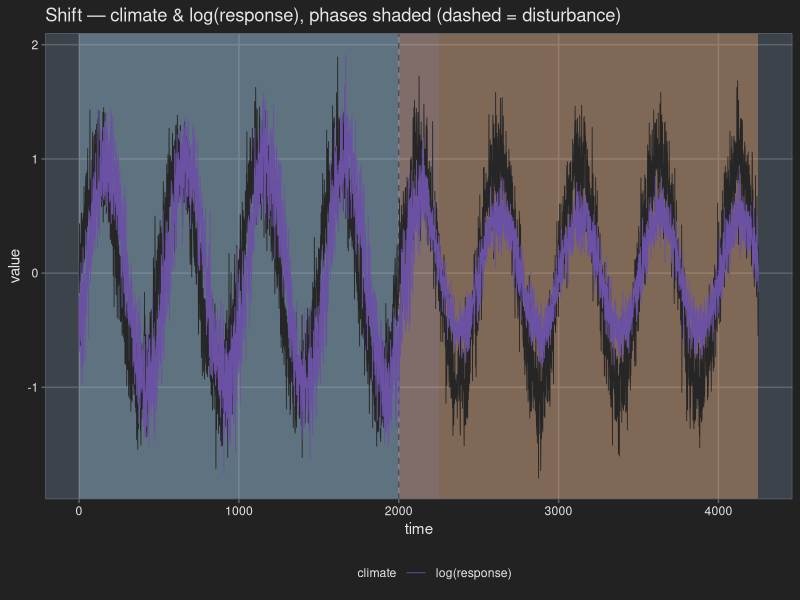
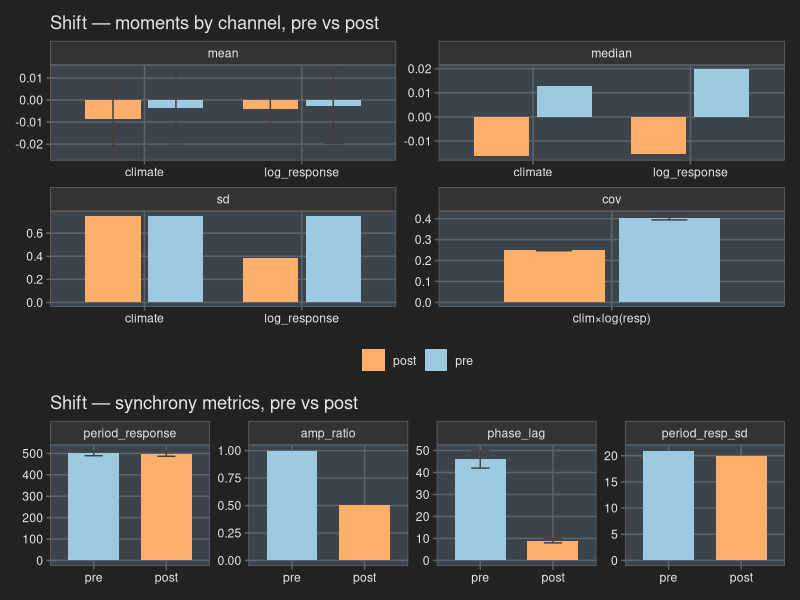
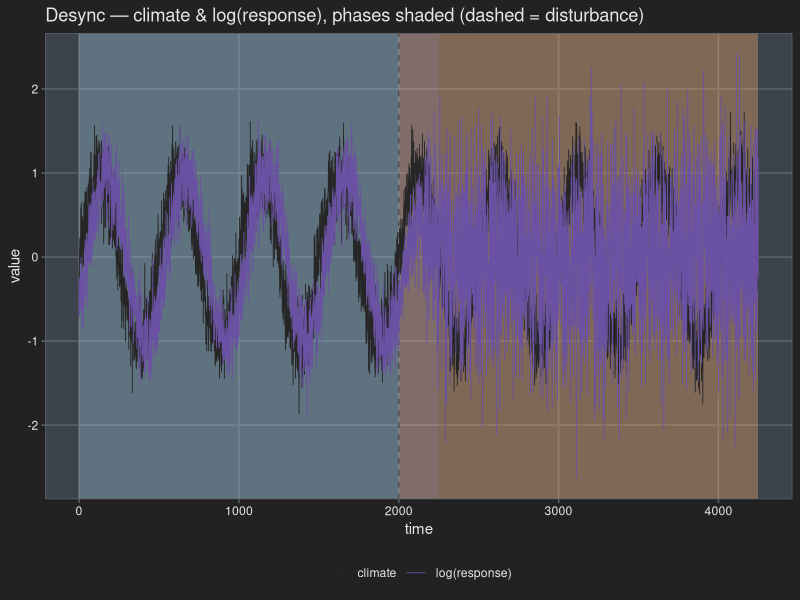
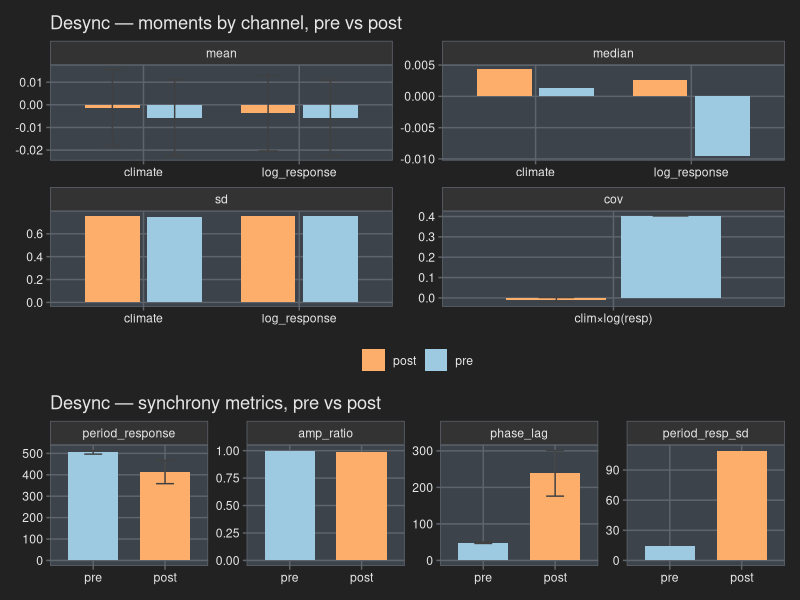
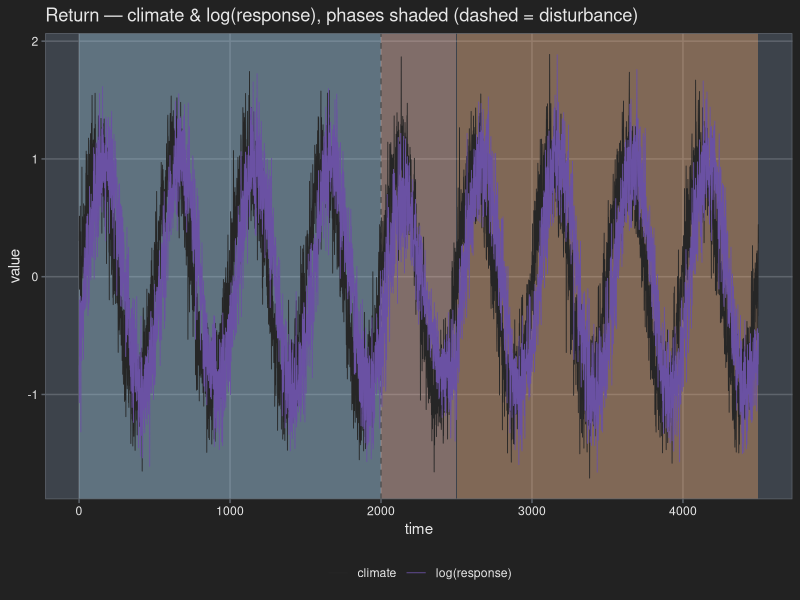
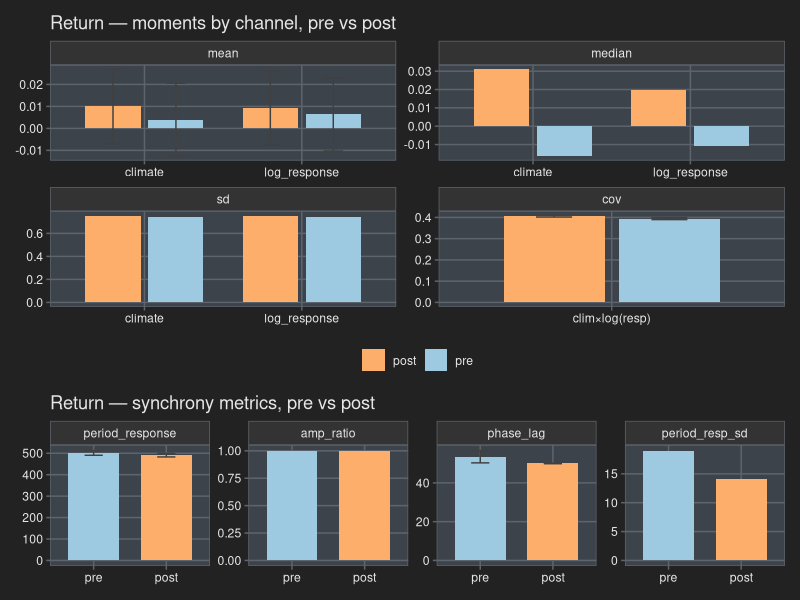
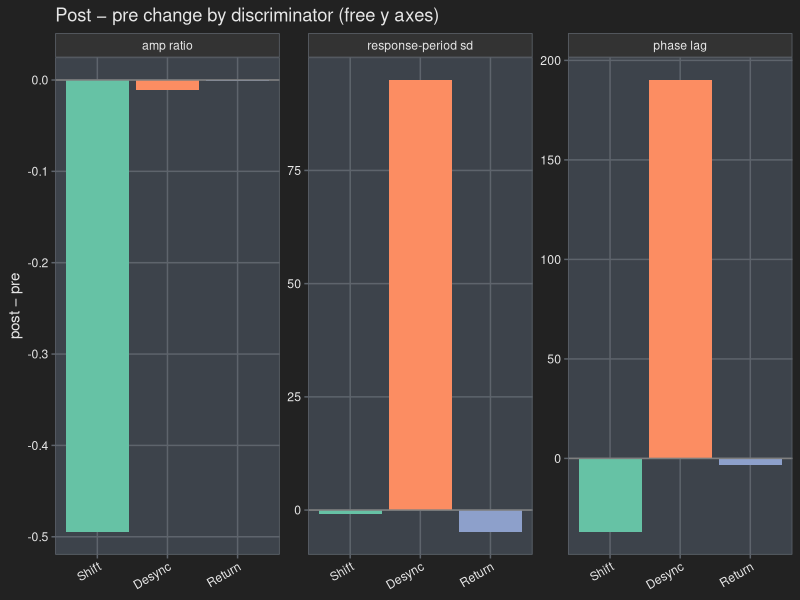

Here is the R script that generated these plots, in order:
## ---- chunk 1
knitr::opts_chunk$set(echo = TRUE, message = FALSE, warning = FALSE,
                      dev.args = list(bg = "#222222"))   # dark PNG canvas → matches darkly page
suppressMessages({ library(dplyr); library(tidyr); library(readr); library(ggplot2)
                   library(knitr); library(patchwork) })
.pg <- "#222222"; .pn <- "#3d434b"; .fg <- "#e6e6e6"; .gr <- "#5e646c"   # dark plot palette
theme_set(theme_bw(base_size = 11) + theme(
  plot.background  = element_rect(fill = .pg, colour = NA),
  panel.background = element_rect(fill = .pn, colour = NA),
  panel.border     = element_rect(colour = .gr, fill = NA),
  panel.grid.major = element_line(colour = .gr),
  panel.grid.minor = element_blank(),
  text = element_text(colour = .fg), axis.text = element_text(colour = .fg),
  axis.ticks = element_line(colour = .gr),
  legend.background = element_rect(fill = .pg, colour = NA),
  legend.key = element_rect(fill = .pg, colour = NA),
  strip.background = element_rect(fill = "#333333", colour = .gr),
  strip.text = element_text(colour = .fg), legend.position = "bottom"))
P <- 500   # generator period (steps); see CLAUDE.md. Only used to wrap phase lag into [0,P).
# auto-incrementing figure counter (document order) — used in each chunk's fig.cap.
fig_n <- local({ i <- 0L; function(x) { i <<- i + 1L; paste0("Figure ", i, ". ", x) } })
## ---- chunk 2
# centered moving average (window w); NA at the ±(w-1)/2 ends — used for peak-finding only.
smooth_ma <- function(x, w = 51) as.numeric(stats::filter(x, rep(1 / w, w)))

# local maxima of a smoothed copy, thinned greedily by height to a minimum separation `gap`.
# Two noise defences: keep only candidates above the window mean (an oscillation peak sits above
# its central tendency ⇒ drops trough-region ripples), then greedy gap≈0.6P ⇒ ≤1 peak/period.
find_peaks <- function(x, w = 51, gap = 300) {
  s <- smooth_ma(x, w); n <- length(s)
  interior <- s[2:(n - 1)] > s[1:(n - 2)] & s[2:(n - 1)] >= s[3:n]
  cand <- which(c(FALSE, interior, FALSE))            # NA comparisons drop out of which()
  cand <- cand[s[cand] > mean(s, na.rm = TRUE)]       # peaks lie above central tendency
  cand <- cand[order(s[cand], decreasing = TRUE)]     # tallest first
  keep <- integer(0)
  for (i in cand) if (all(abs(i - keep) >= gap)) keep <- c(keep, i)
  sort(keep)
}

# per-channel moments: central tendency (mean, median) + spread (sd, var, IQR, range).
series_stats <- function(x)
  tibble(mean = mean(x), median = median(x), sd = sd(x),
         var = var(x), IQR = IQR(x), range = diff(range(x)))

# per-response-peak offset behind the preceding climate peak, wrapped into [0,P). Empty if either
# channel has no peak. phase_lag = its mean; the vector also feeds the metric's standard error.
peak_offsets <- function(pc, pr) {
  if (!length(pc) || !length(pr)) return(numeric(0))
  vapply(pr, function(tr) {
    prior <- pc[pc <= tr]
    d <- if (length(prior)) tr - max(prior) else tr - min(pc)
    ((d %% P) + P) %% P
  }, numeric(1))
}
se_mean  <- function(x) if (length(x) > 1) sd(x) / sqrt(length(x)) else NA_real_  # SE of a sample mean

# covariance SE from per-cycle estimates: cut the window into P-long blocks, cov within each,
# SE = sd(block covs)/√n_blocks. Valid under autocorrelation — an iid cov SE would be far too
# narrow (effective n is the ~4 cycles, not the ~2000 points). Mirrors the peak-metric SEs.
cov_se <- function(x, y) {
  blk <- (seq_along(x) - 1) %/% P
  cv  <- tapply(seq_along(x), blk, function(i) if (length(i) > 2) cov(x[i], y[i]) else NA_real_)
  se_mean(cv[is.finite(cv)])
}

# synchrony summary for one settled window (climate/response columns). Peaks are found ONCE here
# and every derived quantity — including the mean-type standard errors (period_response_se,
# phase_lag_se) — reuses them, so callers never re-run find_peaks.
# period_resp_sd = spacing irregularity: small ⇒ clean oscillation, large ⇒ decoupled/noise.
sync_one <- function(sub) {
  pc <- find_peaks(sub$climate); pr <- find_peaks(sub$log_response)   # response peaks in log space
  dpr <- diff(pr); off <- peak_offsets(pc, pr)      # spacings / offsets feed both value and SE
  ac <- sd(sub$climate); ar <- sd(sub$log_response) # amp_response = sd(log R) ≈ β; sd computed once
  tibble(n = nrow(sub),
         period_climate     = mean(diff(pc)),
         period_response    = mean(dpr),
         period_response_se = se_mean(dpr),          # SE of the mean inter-peak interval
         period_resp_sd     = sd(dpr),
         amp_climate        = ac,
         amp_response       = ar,
         amp_ratio          = ar / ac,
         phase_lag          = if (length(off)) mean(off) else NA_real_,
         phase_lag_se       = se_mean(off))          # SE of the mean per-peak offset
}

# tables + figure for one dataset, over the settled pre/post regimes (transition excluded).
stats_by_period <- function(df)
  df %>% filter(phase %in% c("pre", "post")) %>%
    pivot_longer(c(climate, log_response), names_to = "series") %>%
    group_by(phase, series) %>% group_modify(~ series_stats(.x$value)) %>% ungroup() %>%
    mutate(phase = factor(phase, c("pre", "post"))) %>% arrange(phase, series)

sync_by_period <- function(df)
  bind_rows(pre  = sync_one(filter(df, phase == "pre")),
            post = sync_one(filter(df, phase == "post")), .id = "phase") %>%
    mutate(phase = factor(phase, c("pre", "post")))

# contiguous phase spans → shaded background bands (disturbance is a single step, drawn as a line).
phase_fill <- c(pre = "#9ecae1", disturbance = "grey45", transition = "#fcbba1", post = "#fdae6b")
plot_series <- function(df, title) {
  bands <- df %>% filter(phase != "disturbance") %>% group_by(phase) %>%
    summarise(xmin = min(time), xmax = max(time), .groups = "drop")
  td <- df$time[df$phase == "disturbance"]
  ggplot() +
    geom_rect(data = bands, aes(xmin = xmin, xmax = xmax, ymin = -Inf, ymax = Inf, fill = phase),
              alpha = 0.35, inherit.aes = FALSE) +
    geom_vline(xintercept = td, linetype = 2, colour = "grey30") +
    geom_line(data = pivot_longer(df, c(climate, log_response), names_to = "var") %>%
                mutate(var = recode(var, log_response = "log(response)")),
              aes(time, value, colour = var), linewidth = 0.3) +
    scale_fill_manual(values = phase_fill, guide = "none") +
    scale_colour_manual(values = c(climate = "grey15", `log(response)` = "#6a51a3")) +
    labs(title = title, x = "time", y = "value", colour = NULL)
}

# bar companions to the two tables; pre/post reuse the phase-band fills. free_y scales
# because metrics live on different units (amp ~1, period ~500, lag ~10s).
bar_fill <- c(pre = "#9ecae1", post = "#fdae6b")
# errbar=TRUE overlays ±1 SE (sd/√n) on the mean facet only. NB with autocorrelated series
# the iid SE is optimistic (too narrow); here it still dwarfs the ~0 means → not distinguishable.
# takes the precomputed stats tibble (stats_by_period) so the moments grid isn't recomputed;
# cov/n are still derived from df (not duplicated elsewhere).
plot_moments <- function(stats_x, df, title, errbar = FALSE) {   # central tendency + spread, per channel
  st <- stats_x %>% select(phase, series, mean, median, sd)
  nn <- df %>% filter(phase %in% c("pre", "post")) %>% count(phase, name = "n")   # rows per window
  # se lives on the wide table (sd/√n), tagged onto the mean rows after the pivot — no self-join.
  long <- st %>% left_join(nn, by = "phase") %>%
    mutate(se_mean = sd / sqrt(n)) %>%
    pivot_longer(c(mean, median, sd), names_to = "measure") %>%
    mutate(se = ifelse(measure == "mean", se_mean, NA_real_)) %>%
    select(phase, series, measure, value, se)
  # joint moment: one cov(climate, log_response) per regime → own facet (single x category).
  # per-cycle SE (see cov_se) — block SE, matching the other metrics.
  cov <- df %>% filter(phase %in% c("pre", "post")) %>% group_by(phase) %>%
    summarise(value = cov(climate, log_response), se = cov_se(climate, log_response), .groups = "drop") %>%
    mutate(phase = factor(phase, c("pre", "post")), series = "clim×log(resp)", measure = "cov")
  long <- bind_rows(long, cov) %>%
    mutate(measure = factor(measure, c("mean", "median", "sd", "cov")))
  ggplot(long, aes(series, value, fill = phase)) +
    geom_col(position = position_dodge(0.8), width = 0.7) +
    { if (errbar) geom_errorbar(aes(ymin = value - se, ymax = value + se),
        position = position_dodge(0.8), width = 0.25, colour = "grey25", na.rm = TRUE) } +
    facet_wrap(~ measure, scales = "free") +   # free x too: cov facet has its own single category
    scale_fill_manual(values = bar_fill) +
    labs(title = title, x = NULL, y = NULL, fill = NULL)
}

# takes the precomputed sync tibble (sync_by_period), which already carries the mean-type SEs
# (period_response_se, phase_lag_se) — so peaks are never re-found for the error bars.
plot_sync <- function(sync_x, title) {                  # peak-derived synchrony discriminators
  se_long <- sync_x %>%                                 # SE only for the mean-type metrics
    transmute(phase, period_response = period_response_se, phase_lag = phase_lag_se) %>%
    pivot_longer(-phase, names_to = "metric", values_to = "se")
  dat <- sync_x %>% select(phase, period_response, amp_ratio, phase_lag, period_resp_sd) %>%
    pivot_longer(-phase, names_to = "metric") %>%
    left_join(se_long, by = c("phase", "metric")) %>%   # amp_ratio & period_resp_sd → NA (no SE)
    mutate(metric = factor(metric, c("period_response", "amp_ratio", "phase_lag", "period_resp_sd")))
  ggplot(dat, aes(phase, value, fill = phase)) +
    geom_col(width = 0.7) +
    geom_errorbar(aes(ymin = value - se, ymax = value + se), width = 0.25, colour = "grey25", na.rm = TRUE) +
    facet_wrap(~ metric, scales = "free_y", nrow = 1) +
    scale_fill_manual(values = bar_fill, guide = "none") +
    labs(title = title, x = NULL, y = NULL)
}
## ---- chunk 3
# response is analyzed in log space (log-linear generator) → add log_response once at load.
d_shift  <- read_csv("synthetic_shift.csv",  show_col_types = FALSE) %>% mutate(log_response = log(response))
d_desync <- read_csv("synthetic_desync.csv", show_col_types = FALSE) %>% mutate(log_response = log(response))
d_return <- read_csv("synthetic_return.csv", show_col_types = FALSE) %>% mutate(log_response = log(response))
## ---- chunk 4
# Each dataset's moment / synchrony summaries are computed ONCE here (find_peaks runs a single
# time per window) and reused by every table, figure, and the cross-dataset summary below.
stats_shift  <- stats_by_period(d_shift);  sync_shift  <- sync_by_period(d_shift)
stats_desync <- stats_by_period(d_desync); sync_desync <- sync_by_period(d_desync)
stats_return <- stats_by_period(d_return); sync_return <- sync_by_period(d_return)
## ---- chunk 5
plot_series(d_shift, "Shift — climate & log(response), phases shaded (dashed = disturbance)")
## ---- chunk 6
cat(kable(stats_shift, digits = 3,
          caption = "Shift — per-channel moments, settled regimes"), sep = "\n")
cat("\n\n")
cat(kable(sync_shift %>% select(-ends_with("_se")), digits = 2,   # SEs shown as error bars, not in table
          caption = "Shift — peak-derived synchrony, pre vs post"), sep = "\n")
## ---- chunk 7
(plot_moments(stats_shift, d_shift, "Shift — moments by channel, pre vs post", errbar = TRUE) /
 plot_sync(sync_shift, "Shift — synchrony metrics, pre vs post")) +
  plot_layout(heights = c(2, 1))   # 2×2 moments gets twice the height of the 1-row sync strip
## ---- chunk 8
plot_series(d_desync, "Desync — climate & log(response), phases shaded (dashed = disturbance)")
## ---- chunk 9
cat(kable(stats_desync, digits = 3,
          caption = "Desync — per-channel moments, settled regimes"), sep = "\n")
cat("\n\n")
cat(kable(sync_desync %>% select(-ends_with("_se")), digits = 2,
          caption = "Desync — peak-derived synchrony, pre vs post"), sep = "\n")
## ---- chunk 10
(plot_moments(stats_desync, d_desync, "Desync — moments by channel, pre vs post", errbar = TRUE) /
 plot_sync(sync_desync, "Desync — synchrony metrics, pre vs post")) +
  plot_layout(heights = c(2, 1))
## ---- chunk 11
plot_series(d_return, "Return — climate & log(response), phases shaded (dashed = disturbance)")
## ---- chunk 12
cat(kable(stats_return, digits = 3,
          caption = "Return — per-channel moments, settled regimes"), sep = "\n")
cat("\n\n")
cat(kable(sync_return %>% select(-ends_with("_se")), digits = 2,
          caption = "Return — peak-derived synchrony, pre vs post"), sep = "\n")
## ---- chunk 13
(plot_moments(stats_return, d_return, "Return — moments by channel, pre vs post", errbar = TRUE) /
 plot_sync(sync_return, "Return — synchrony metrics, pre vs post")) +
  plot_layout(heights = c(2, 1))
## ---- chunk 14
sync_all <- bind_rows(Shift = sync_shift, Desync = sync_desync,   # reuse the summaries from `derive`
                      Return = sync_return, .id = "dataset")

# pre→post deltas of the discriminating metrics
delta <- sync_all %>%
  select(dataset, phase, amp_ratio, phase_lag, period_resp_sd) %>%
  pivot_longer(c(amp_ratio, phase_lag, period_resp_sd), names_to = "metric") %>%
  pivot_wider(names_from = phase, values_from = value) %>%
  mutate(delta = post - pre,
         dataset = factor(dataset, c("Shift", "Desync", "Return")))
## ---- chunk 15
cat(kable(delta %>% select(dataset, metric, pre, post, delta), digits = 2,
          caption = "pre → post change in synchrony discriminators, all datasets"), sep = "\n")
## ---- chunk 16
ggplot(delta, aes(dataset, delta, fill = dataset)) +
  geom_col() +
  geom_hline(yintercept = 0, colour = "grey50") +
  facet_wrap(~ metric, scales = "free_y",       # free_y: these discriminators live on different scales
             labeller = as_labeller(c(amp_ratio = "amp ratio", phase_lag = "phase lag",
                                      period_resp_sd = "response-period sd"))) +
  scale_fill_brewer(palette = "Set2", guide = "none") +
  labs(title = "Post − pre change by discriminator (free y axes)", x = NULL, y = "post − pre") +
  theme(axis.text.x = element_text(angle = 30, hjust = 1))
